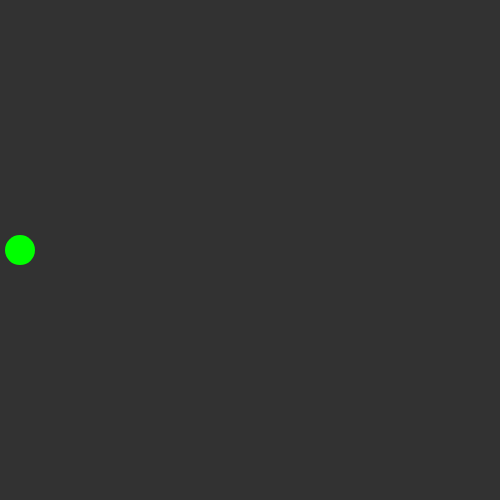
Frame 1 (no input)
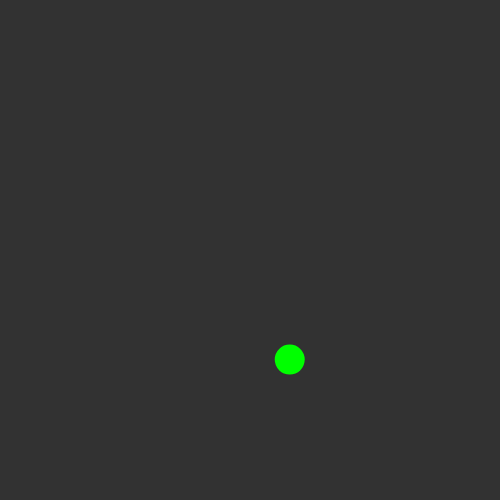
Frame 60 (no input)
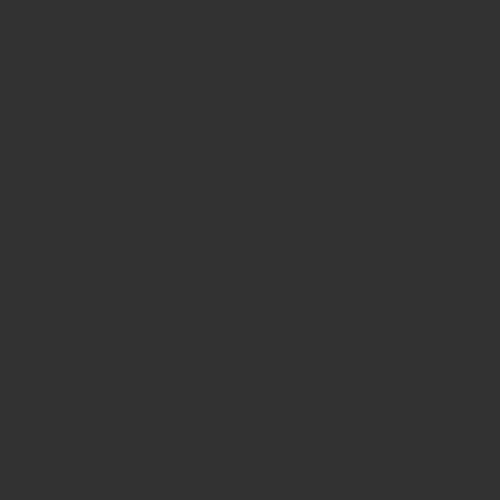
Frame 120 (the mouse pressed at the canvas centre since frame 60)

The p5.js sketch that drew these frames (run headless with seeded random() and noise() and a simulated clock; from frame 60 on, the mouse is pressed at the canvas centre):

// p5.js sketch
// ── sketch.js
var particle;

function setup() {
 createCanvas(500, 500);
 particle = new Particle(createVector(10, height/2));
 particle.applyForce(createVector(10, 0));

}

function draw() {
  background(50);
  noStroke();
  fill(0, 255, 0);
  particle.applyForce(createVector(0, 0.1));
  particle.update();
  particle.display();

}

// ── particle.js
class Particle {
  constructor(loc) {
    this.loc = loc.copy();
    this.acc = createVector(0, 0);
    this.vel = createVector(0, 0);
  }

  applyForce(force) {
    this.acc.add(force);
  }

  update() {
    this.vel.add(this.acc);
    this.loc.add(this.vel);
    this.vel.mult(0.97);
    this.acc.mult(0);

    // if (this.loc.y > height) {
    //   this.loc.y = height;
    //   this.vel.y *= -1;
    // }
    //
    // if (this.loc.x > width) {
    //   this.loc.x = width;
    //   this.vel.x *= -1;
    // }
  }

  display() {
    ellipse(this.loc.x, this.loc.y, 30, 30);
  }
}
